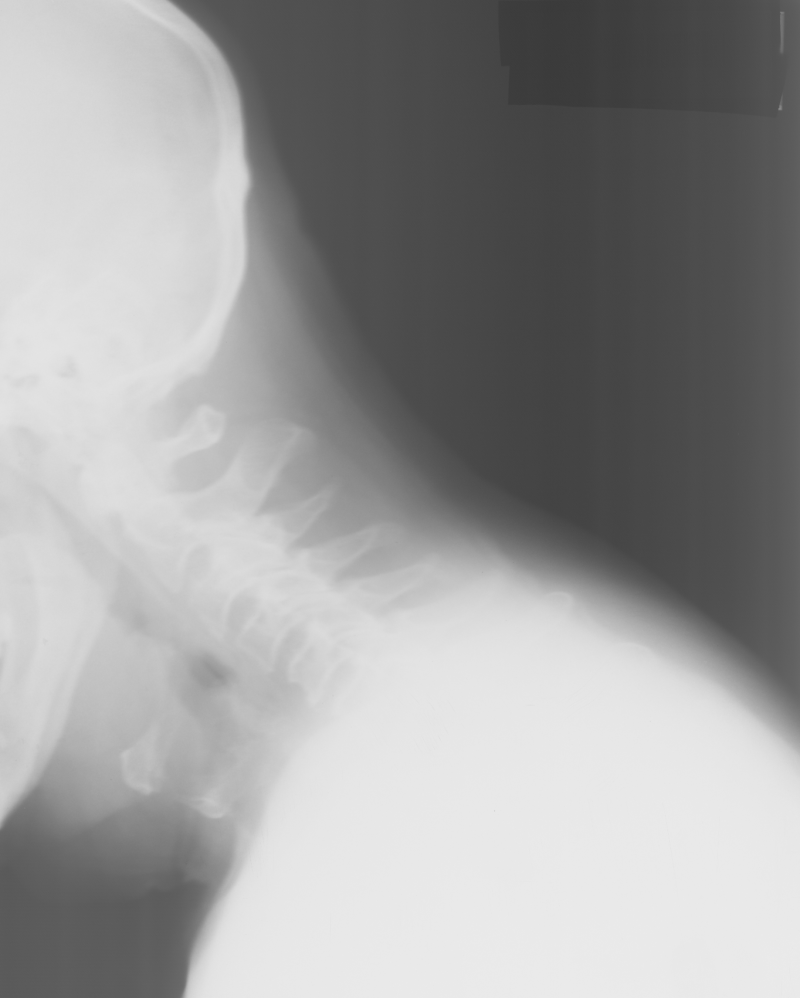
#> input picture walkthrough/ex3-PixelwiseOperations/data/vertebra.png, 800 x 998 px
$ jupyter execute --allow-errors answers.ipynb
#> lines starting #> are read from the running program, lines starting #| are printed output that depends on the picture; long printed decimals are rounded
## Pixel wise operations

[cell 1]
from skimage import color, io, measure, img_as_ubyte
from skimage.measure import profile_line
from skimage.transform import rescale, resize
import matplotlib.pyplot as plt
import numpy as np
import pydicom as dicom
from skimage.util import img_as_float, img_as_ubyte

[cell 2]
in_dir = "data/"
im_name = "vertebra.png"
im_org = io.imread(in_dir + im_name)
#> im_org is the input picture: shape (998, 800); min 57, max 235, mean 156.2

[cell 3]
io.imshow(im_org)
plt.title('vertebra image')
io.show()
print(np.min(im_org), " -- ", np.max(im_org))
#| 57  --  235
print("we can expand this by histogram stretching, the new min -- max values would then by 0 -- 255")

[cell 4]
## another data type
print("image as float")
float_img = img_as_float(im_org)
print(float_img)
#> (printed output is left out)
print(np.min(float_img), " -- ", np.max(float_img))
#| 0.2235  --  0.9216
print("image as ubyte")
ubyte_img = img_as_ubyte(float_img)
print(ubyte_img)
#> (printed output is left out)
print(np.min(ubyte_img), " -- ", np.max(ubyte_img))
#| 57  --  235

[cell 5]
def histogram_stretch(img_in):
    """
    Stretches the histogram of an image
    :param img_in: Input image
    :return: Image, where the histogram is stretched so the min values is 0 and the maximum value 255
    """
    # img_as_float will divide all pixel values with 255.0
    img_float = img_as_float(img_in)
    min_val = img_float.min()
#> min_val = 0.224
    max_val = img_float.max()
#> max_val = 0.922
    min_desired = 0.0
    max_desired = 1.0

    # Do something here
    img_out = max_desired / (max_val - min_val) * (img_float - min_val)
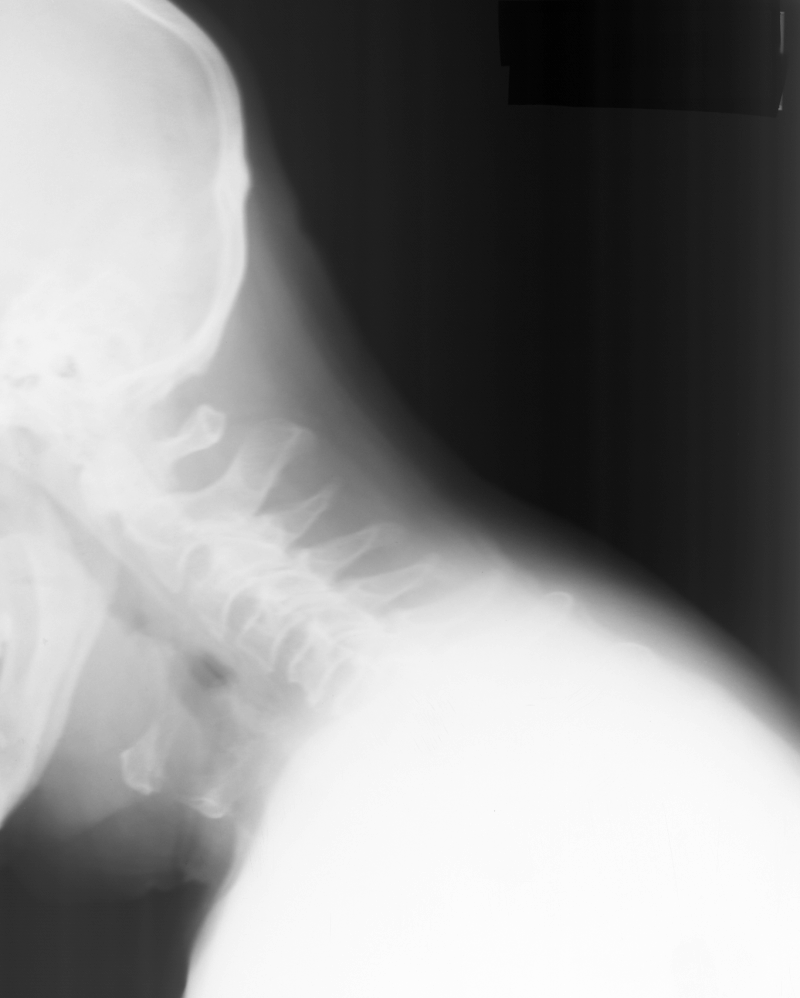
#> img_out: shape (998, 800) float64; min 0, max 1, mean 0.557

    # img_as_ubyte will multiply all pixel values with 255.0 before converting to unsigned byte
    return img_as_ubyte(img_out)

[cell 6]
fig, axs  = plt.subplots(1, 2, figsize=(20, 4))
h = plt.hist(im_org.ravel(), bins=256)
plt.suptitle('Histogram stretching')
axs[0].hist(im_org.ravel(), bins=256)
axs[0].set_title("Before stretching")
stretched = histogram_stretch(im_org)
axs[1].hist(im_org.ravel(), bins=256)
axs[1].set_title("Before after stretching")
io.show()
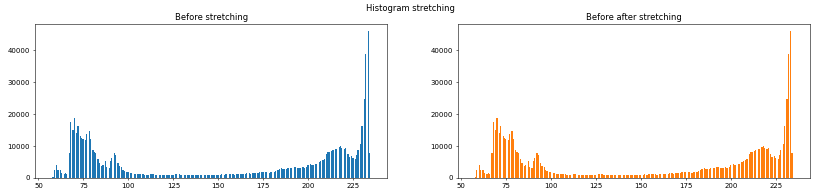
#> figure drawn by matplotlib, 2 panels; panel 1: tallest bar 45929 high, from x = 232.9 to 233.6; panel 2: tallest bar 45929 high, from x = 232.9 to 233.6; panel 2: tallest bar 45929 high, from x = 232.9 to 233.6
io.imshow(stretched)
plt.title('vertebra image')
io.show()

#> (the rest of this cell did not finish here and is left out)
